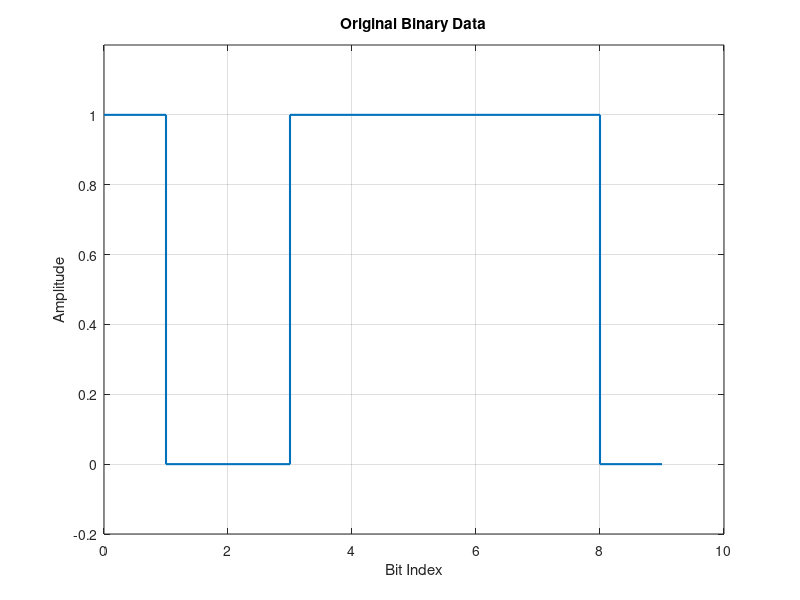
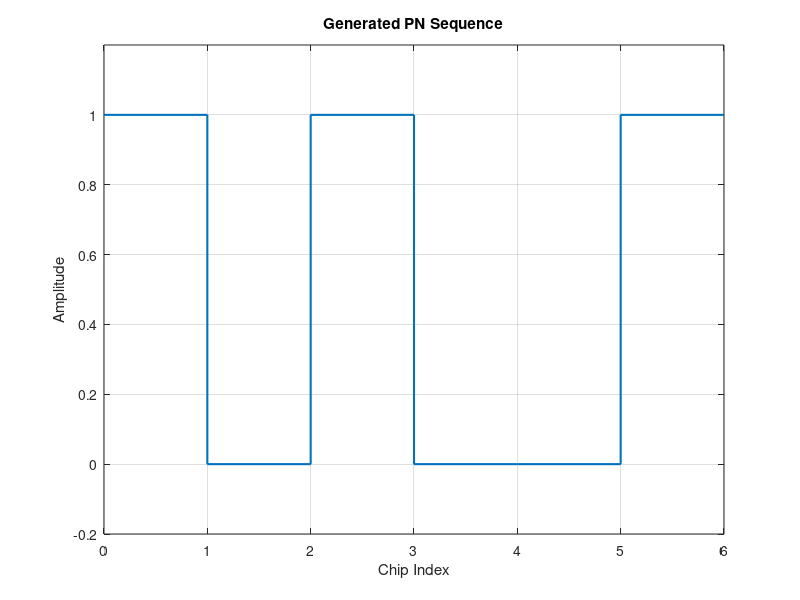
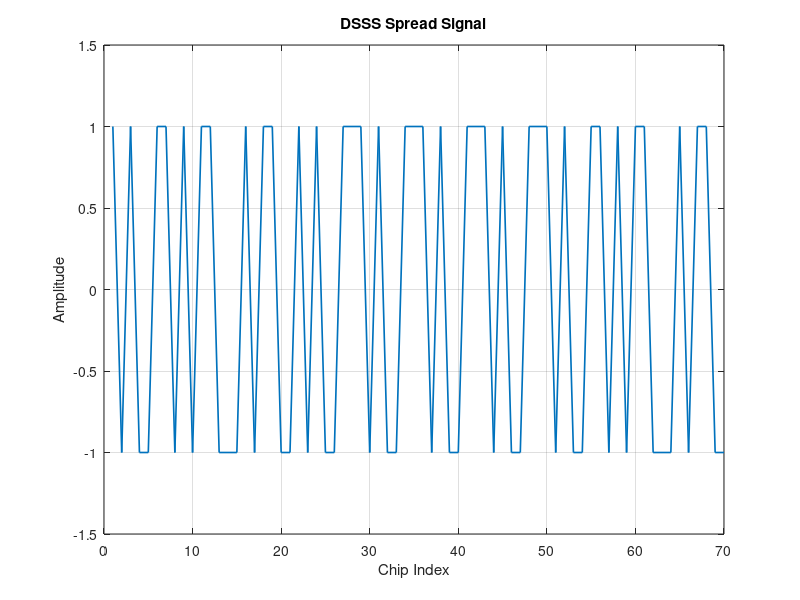
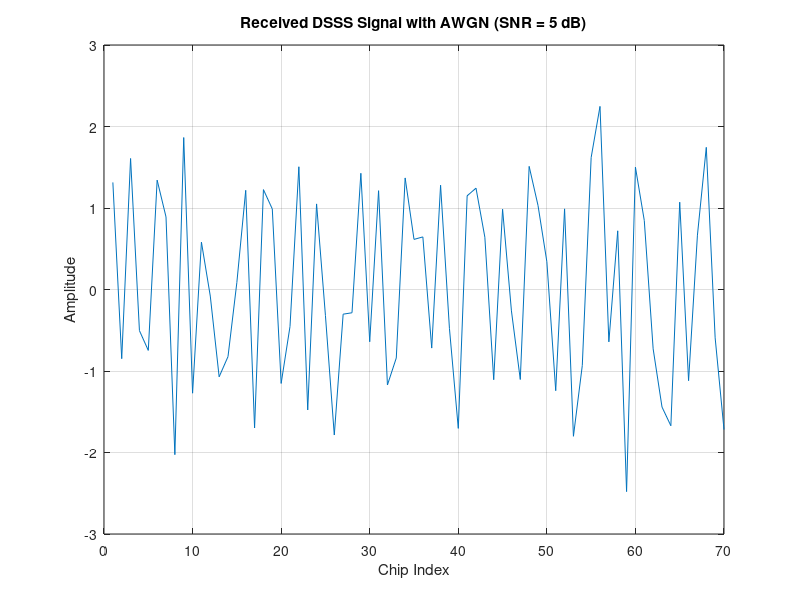

These charts were generated, in order, by the following MATLAB code: (Note: this script raises an error after producing the figures.)
clc;clear;close all;

%% Parameters
N = 10;                  % Number of data bits
SF = 7;                  % Spreading factor
SNR_dB = 5;               % Signal-to-noise ratio

%% Binary Data Generation
data = randi([0 1],1,N);
data_nrz = 2*data-1;      % Convert bits to +1 and -1

%% PN Sequence Generation using 3-bit LFSR
pn = zeros(1,SF);
reg = [1 0 1];            % Initial LFSR state

for k = 1:SF
    pn(k) = reg(3);
    feedback = xor(reg(3),reg(1));
    reg = [feedback reg(1:2)];
end

pn_nrz = 2*pn-1;          % Convert PN bits to +1 and -1

%% DSSS Spreading
spread_signal = kron(data_nrz,pn_nrz);

%% Add AWGN
noise_power = mean(spread_signal.^2)/10^(SNR_dB/10);
rx_signal = spread_signal + sqrt(noise_power)*randn(size(spread_signal));

%% Despreading
rx_matrix = reshape(rx_signal,SF,N);
despread_signal = sum(rx_matrix.*pn_nrz.',1);

recovered_data = despread_signal > 0;

%% Display Results
fprintf('Original Data:   ');
disp(data);

fprintf('PN Sequence:     ');
disp(pn);

fprintf('Recovered Data:  ');
disp(recovered_data);

fprintf('BER = %.4f\n',mean(data ~= recovered_data));

%% Plot Original Data
figure;
stairs(0:N-1,data,'LineWidth',1.5);
grid on;
xlabel('Bit Index');
ylabel('Amplitude');
title('Original Binary Data');
ylim([-0.2 1.2]);

%% Plot PN Sequence
figure;
stairs(0:SF-1,pn,'LineWidth',1.5);
grid on;
xlabel('Chip Index');
ylabel('Amplitude');
title('Generated PN Sequence');
ylim([-0.2 1.2]);

%% Plot Spread Signal
figure;
plot(spread_signal,'LineWidth',1.2);
axis ([0 70 -1.5 1.5])
grid on;
xlabel('Chip Index');
ylabel('Amplitude');
title('DSSS Spread Signal');

%% Plot Received Signal
figure;
plot(rx_signal);
grid on;
xlabel('Chip Index');
ylabel('Amplitude');
title(['Received DSSS Signal with AWGN (SNR = ',num2str(SNR_dB),' dB)']);

%% Plot Recovered Data
figure;
stairs(0:N-1,recovered_data,'LineWidth',1.5);
grid on;
xlabel('Bit Index');
ylabel('Amplitude');
title('Recovered Binary Data');
ylim([-0.2 1.2]);
